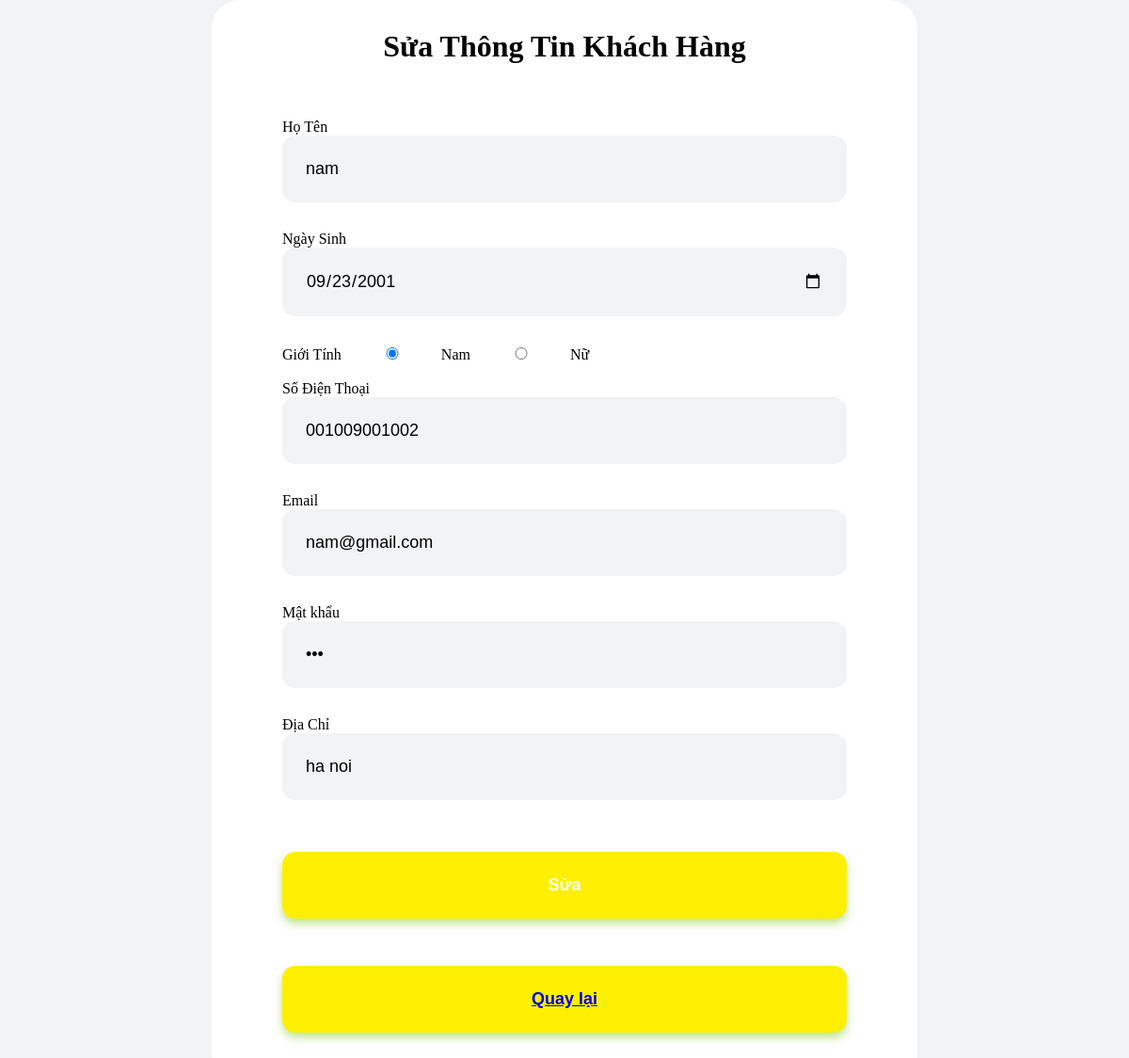
Page /admin/kh_form_update.php?ma=1 on the committed database.
### tables this page shows
CREATE TABLE `khach_hang` (
  `ma` int(11) NOT NULL,
  `ten` varchar(25) NOT NULL,
  `ngay_sinh` date NOT NULL,
  `gioi_tinh` tinyint(4) NOT NULL,
  `sdt` char(16) NOT NULL,
  `email` varchar(25) NOT NULL,
  `mat_khau` varchar(25) NOT NULL,
  `dia_chi` varchar(25) NOT NULL
);

### public/admin/kh_form_update.php (the view, shortened to what this page needs)
<!DOCTYPE html>
<html>
<head>
</head>
<body>
<?php
$ma = $_GET['ma'];
include '../connect.php';
$sql = "select * from khach_hang where ma ='$ma' ";
$result = mysqli_query($connect,$sql);
$each = mysqli_fetch_array($result);
?>
<form method="post" action="kh_process_update.php ">
		<div class="signup">
		    <form class="signup-form" autocomplete="off" name="khachhangsua">
			<h1 align="center">
						Sửa Thông Tin Khách Hàng
			</h1><br><br>
			<label class="signup-label">
						Họ Tên
			</label>
			<input type="text" class="signup-input" name="ten" id="ten" value="<?php echo $each['ten']?>">
			<label class="signup-label">
			Ngày Sinh
			</label>
			<?php $newDate = date("Y-m-d", strtotime($each['ngay_sinh'])); ?>
			<input type="date" name="ngay_sinh" class="signup-input" value="<?php echo $newDate?>">
			<label class="signup-label">
				Giới Tính
			</label>
			<input type="radio" name="gioi_tinh" value="0" style="width: 15%" <?php if($each['gioi_tinh']==0) echo'checked';?>> Nam
			<input type="radio" name="gioi_tinh" value="1" style="width: 15%" <?php if($each['gioi_tinh']==1) echo'checked';?>> Nữ
			<br><br>
			<label class="signup-label">
				Số Điện Thoại
			</label>
			<input type="text" class="signup-input" name="sdt" id="sdt"  value="<?php echo $each['sdt']?>">
			<label class="signup-label">
				Email
			</label>
			<input type="Email" class="signup-input" name="email" id="Email" value="<?php echo $each['email']?>">
			<label class="signup-label">
				Mật khẩu
			</label>
			<input type="password" class="signup-input" name="mat_khau" id="mat_khau" value="<?php echo $each['mat_khau']?>">
			<label class="signup-label">
			Địa Chỉ
			</label>
			<input type="text" class="signup-input" name="dia_chi" id="dia_chi" value="<?php echo $each['dia_chi']?>">
			<button class="signup-submit">
				Sửa
			</button>
			<button class="signup-submit">
				<a href="khachhang.php">Quay lại</a>
			</button>
			<br><br>
		    </form>
	     </div>
	  </form>
</body>
</html>

### public/admin/kh_form_update.php (style rules this page uses)
body { margin: 0; width: 100%; min-height: 100vh; background-color: #f2f3f5; display: flex; align-items: center; justify-content: center; padding: 0 0; }
.signup { padding: 10px 75px; background-color: #fff; width: 100%; max-width: 600px; border-radius: 30px; }
.signup-input { display: block; width: 550px; padding: 25px; border-radius: 14px; background-color: #f2f3f5; outline: none; border: 0; font-family: "Poppins", sans-serif; font-size: 18px; margin-bottom: 30px; }
.signup-submit { padding: 25px; color: white; font-size: 18px; text-align: center; border: 0; outline: none; display: inline-block; width: 100%; border-radius: 14px; background-color: #ffef00; font-family: "Poppins", sans-serif; cursor: pointer; font-weight: 600; box-shadow: 0 5px 10px 0 rgba(130, 201, 30, 0.5); margin-top: 25px; margin-bottom: 25px; }

### rows in the picture
khach_hang: ten "nam", ngay_sinh "09/23/2001", gioi_tinh "☑", sdt "001009001002", email "nam@gmail.com", dia_chi "ha noi"
